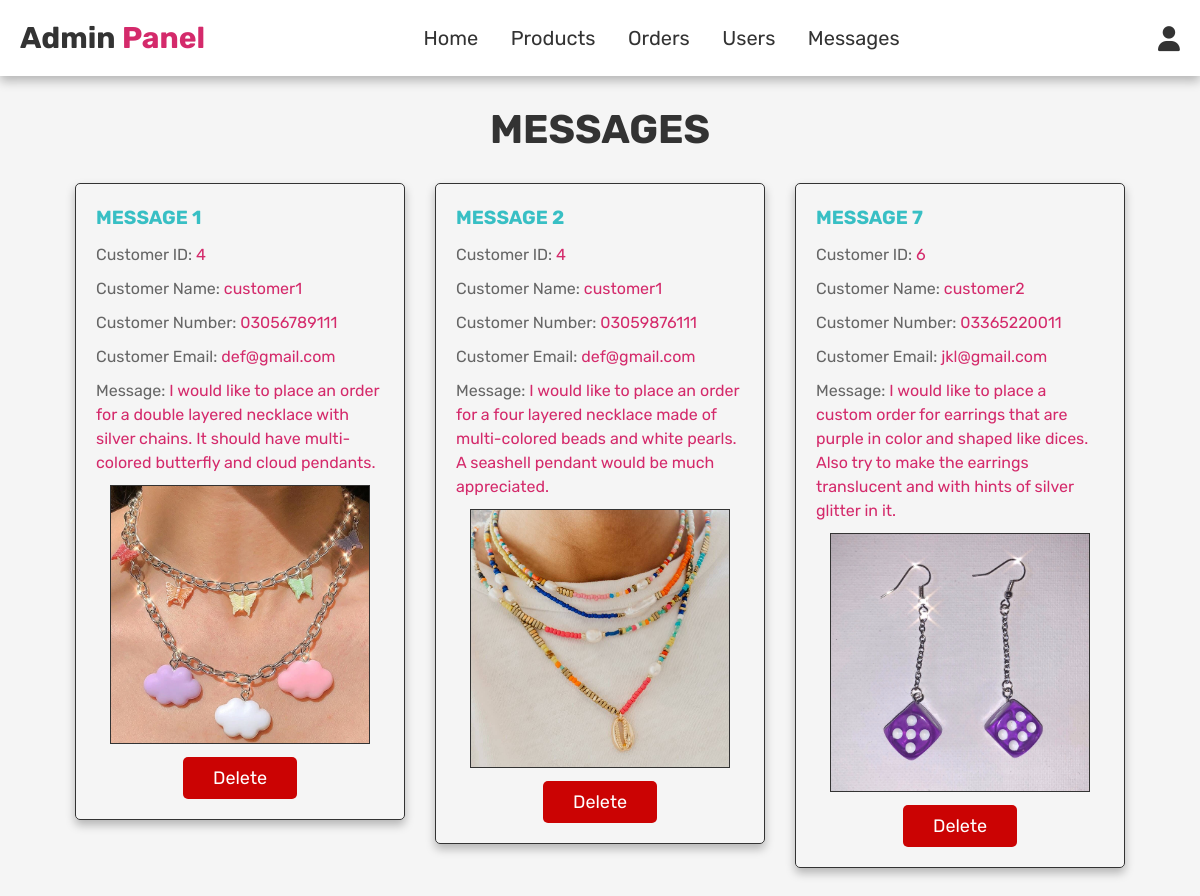
The app's page /admin/admin_contact.php (signed in) with its own data.
### tables this page shows
CREATE TABLE `messages` (
  `id` int(100) NOT NULL,
  `customer_id` int(100) NOT NULL,
  `name` varchar(100) NOT NULL,
  `email` varchar(100) NOT NULL,
  `number` varchar(12) NOT NULL,
  `message` varchar(1000) NOT NULL,
  `image` varchar(100) NOT NULL
);

### admin/admin_contact.php (the view, shortened to what this page needs)
<?php
    include_once('../config/config.php');
?>
<!DOCTYPE html>
<html lang="en">
    <head>
        <link rel="stylesheet" href="https://cdnjs.cloudflare.com/ajax/libs/font-awesome/6.1.1/css/all.min.css">
        <link rel="stylesheet" href="../css/admin_style.css?v=<?php echo time(); ?>">
    </head>
    <body>
    <?php include './admin_header.php'; ?>
        <section class="messages">
            <h1 class="title">Messages</h1>
            <div class="box-container">
            <?php
                $sql_select_messages = mysqli_query($conn, "SELECT * FROM messages;") or die('Query Failed');
                if(mysqli_num_rows($sql_select_messages) > 0){
                    while($fetch_message = mysqli_fetch_assoc($sql_select_messages)){
                ?>
                <div class="box">
                    <p><b>Message <span><?php echo $fetch_message['id']; ?></span></b></p>
                    <p>Customer ID: <span><?php echo $fetch_message['customer_id']; ?></span></p>
                    <p>Customer Name: <span><?php echo $fetch_message['name']; ?></span></p>
                    <p>Customer Number: <span><?php echo $fetch_message['number']; ?></span></p>
                    <p>Customer Email: <span><?php echo $fetch_message['email']; ?></span></p>
                    <p>Message: <span><?php echo $fetch_message['message']; ?></span></p>
                    <img src="../received_images/<?php echo $fetch_message['image']; ?>" alt="No image" class="product-image" >
                    <a href="admin_contact.php?delete=<?php echo $fetch_message['id']; ?>" onclick="return confirm('Delete this message?');" class="delete-btn">Delete</a>
                </div>
                <?php
                    }
                }
                else{
                    $message[] = 'You have 0 custom orders or messages.';
                }
                ?>
            </div>
        </section>
    </body>
</html>

### admin/admin_header.php (shortened to what this page needs)
<header class="header">
    <div class="flex">
        <a href="admin_page.php" class="logo">Admin <span>Panel</span></a>
        <nav class="navbar">
            <a href="admin_page.php">Home</a>
            <a href="admin_products.php">Products</a>
            <a href="admin_orders.php">Orders</a>
            <a href="admin_users.php">Users</a>
            <a href="admin_contact.php">Messages</a>
        </nav>
        <div class="icons">
            <div id="user-btn" class="fa fa-user"></div>
        </div>
    </div>
</header>

### css/admin_style.css (style rules this page uses)
:root { --purple: #d42a6b; --orange: rgb(56, 191, 196); --red:#cb0303; --black: #333; --light-color:#666; --light-white: #ccc; --light-bg: #f5f5f5; --border: 0.17rem solid var(--black); --box-shadow: 0 0.5rem 1rem rgba(0, 0, 0, 0.265); }
* { box-sizing: border-box; margin: 0; padding: 0; outline: none; border: none; font-family: 'Rubik', sans-serif; text-decoration: none; transition: all 0.1s linear; }
html { font-size: 62.5%; overflow-x: hidden; }
body { background-color: var(--light-bg); }
section { padding: 3rem 2rem; }
.title { text-align: center; margin-bottom: 3rem; text-transform: uppercase; color: var(--black); font-size: 4rem; }
.delete-btn { background-color: var(--red); }
.btn, .option-btn, .delete-btn, .white-btn { display: inline-block; margin-top: 1rem; padding: 1rem 3rem; color: white; font-size: 1.8rem; text-transform: capitalize; border-radius: 0.5rem; cursor: pointer; }
.header { position: sticky; top: 0; left: 0; right: 0; z-index: 1000; background-color: white; box-shadow: var(--box-shadow); }
.header .flex { display: flex; align-items: center; justify-content: space-between; position: relative; max-width: 1300px; padding: 2rem; margin: 0 auto; }
.header .flex .logo { font-size: 3rem; font-weight: bold; color:var(--black); }
.header .flex .logo span { color:var(--purple); }
.header .flex .navbar a { margin: 0 1.5rem; font-size: 2rem; color:var(--black); }
.header .flex .icons div { margin-left: 4rem; font-size: 2.5rem; cursor: pointer; color: var(--black); }
.messages .box-container { display: grid; grid-template-columns: repeat(auto-fit, 33rem); gap:3rem; align-items: flex-start; max-width: 1200px; margin: 0 auto; justify-content: center; }
.messages .box-container .box { padding:2rem; border:var(--border); background-color: var(--white); box-shadow: var(--box-shadow); border-radius: 0.5rem; text-align: center; }
.messages .box-container .box p { font-size: 1.6rem; color:var(--light-color); margin-bottom: 1rem; line-height: 1.5; text-align: left; }
.messages .box-container .box p span { color:var(--purple); }
.messages .box-container .product-image { width: 90%; height: 90%; border: var(--border); }
.messages .box-container .box p b, .messages .box-container .box p b span { color: var(--orange); text-transform: uppercase; font-size: 1.9rem; text-align: center; }

### records on screen
messages: id "1", customer "4", name "customer1", number "03056789111", email "def@gmail.com", message "I would like to place an order for a double layered necklace with silver chains. It should have multi-colored butterfly and cloud pendants.", image (picture)
messages: id "2", customer "4", name "customer1", number "03059876111", email "def@gmail.com", message "I would like to place an order for a four layered necklace made of multi-colored beads and white pearls. A seashell pendant would be much appreciated.", image (picture)
messages: id "7", customer "6", name "customer2", number "03365220011", email "jkl@gmail.com", message "I would like to place a custom order for earrings that are purple in color and shaped like dices. Also try to make the earrings translucent and with hints of silver glitter in it.", image (picture)
